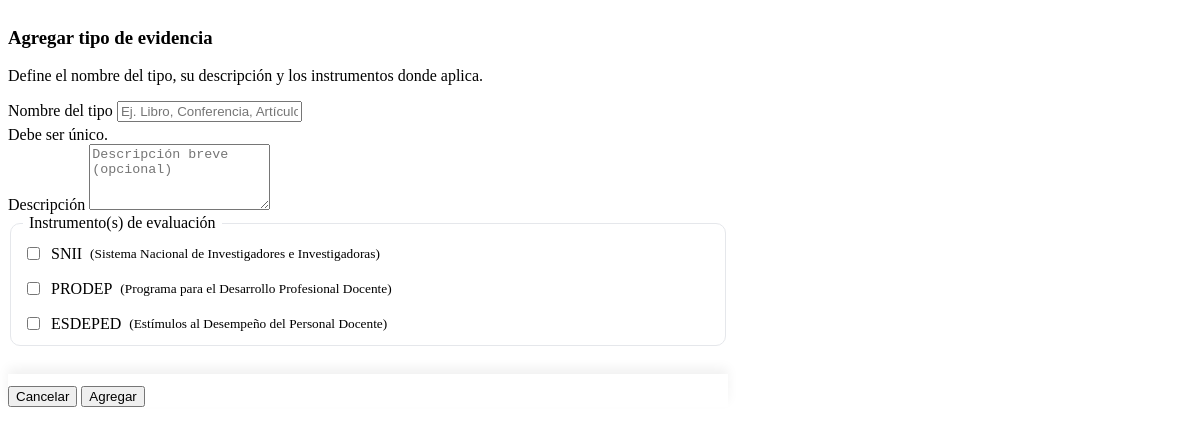
Page /modal-agregar-tipo-evidencia.php on the committed database.
### tables this page shows
CREATE TABLE `instrumentos` (
  `id_instrumento` int(11) NOT NULL,
  `abreviatura` varchar(20) NOT NULL,
  `nombre_completo` varchar(150) NOT NULL,
  `tipo_calificacion` enum('APROBACION','NUMERICA') NOT NULL DEFAULT 'APROBACION',
  `min_calificacion` decimal(5,2) DEFAULT NULL,
  `max_calificacion` decimal(5,2) DEFAULT NULL,
  `activo` tinyint(1) NOT NULL DEFAULT 1,
  `creado_en` timestamp NOT NULL DEFAULT current_timestamp(),
  `actualizado_en` timestamp NOT NULL DEFAULT current_timestamp() ON UPDATE current_timestamp()
);

### modal-agregar-tipo-evidencia.php (the view, shortened to what this page needs)
<?php
require_once 'conexion.php';
$ins = [];
$qIns = "SELECT id_instrumento, abreviatura, nombre_completo
         FROM instrumentos
         WHERE activo = 1
         ORDER BY id_instrumento";
if ($rs = $conn->query($qIns)) {
  while ($r = $rs->fetch_assoc()) { $ins[] = $r; }
}
?>
<div class="dialog" id="dlgAddTipo" role="dialog" aria-modal="true" aria-labelledby="dlgAddTipoTitle" data-open="false">
  <div class="dialog-card modal-card-scroll" style="max-width:720px;">
    <div class="dialog-header">
      <h3 class="dialog-title" id="dlgAddTipoTitle">Agregar tipo de evidencia</h3>
      <p class="dialog-desc">Define el nombre del tipo, su descripción y los instrumentos donde aplica.</p>
    </div>
    <div class="dialog-body dialog-body-scroll">
      <form id="formAddTipo" class="space-y-4" onsubmit="return false;">
        <div class="form-group">
          <label class="label" for="te_nombre">Nombre del tipo</label>
          <input class="input" id="te_nombre" name="nombre_tipo" type="text" maxlength="100" placeholder="Ej. Libro, Conferencia, Artículo" required />
          <p class="text-muted" style="margin:4px 0 0;">Debe ser único.</p>
        </div>
        <div class="form-group">
          <label class="label" for="te_desc">Descripción</label>
          <textarea class="input" id="te_desc" name="descripcion" rows="4" maxlength="1000" placeholder="Descripción breve (opcional)"></textarea>
        </div>
        <fieldset class="form-group" style="border:1px solid var(--border,#e5e7eb); border-radius:10px; padding:12px;">
          <legend class="label" style="padding:0 6px;">Instrumento(s) de evaluación</legend>
          <div id="inst_list_add" style="display:flex; flex-wrap:wrap; gap:16px; align-items:center;">
            <?php if (!empty($ins)): ?>
              <?php foreach ($ins as $i): ?>
                <?php
                  $id  = (int)$i['id_instrumento'];
                  $ab  = htmlspecialchars($i['abreviatura'] ?? '');
                  $nom = htmlspecialchars($i['nombre_completo'] ?? '');
                ?>
                <label style="display:flex; align-items:center; gap:8px;">
                  <input type="checkbox" name="instrumentos[]" value="<?= $id ?>">
                  <span><?= $ab ?></span>
                  <small class="text-muted" title="<?= $nom ?>">(<?= $nom ?>)</small>
                </label>
              <?php endforeach; ?>
            <?php else: ?>
              <p class="text-muted">No hay instrumentos activos.</p>
            <?php endif; ?>
          </div>
        </fieldset>
      </form>
    </div>
    <div class="dialog-actions dialog-actions-sticky">
      <button type="button" class="btn" id="btnCancelAddTipo">Cancelar</button>
      <button type="submit" class="btn btn-primary" id="btnSubmitAddTipo" form="formAddTipo">Agregar</button>
    </div>
  </div>
</div>

### modal-agregar-tipo-evidencia.php (style rules this page uses)
.modal-card-scroll { max-height: 90vh; display:flex; flex-direction:column; }
.dialog-body-scroll { overflow:auto; padding:0 0 12px 0; -webkit-overflow-scrolling:touch; }
.dialog-actions-sticky { position:sticky; bottom:0; background:var(--card); border-top:1px solid var(--border); padding-top:12px; margin-top:0; box-shadow:0 -6px 12px rgba(0,0,0,0.06); }

### rows in the picture
instrumentos: abreviatura "SNII", nombre_completo "Sistema Nacional de Investigadores e Investigadoras"
instrumentos: abreviatura "PRODEP", nombre_completo "Programa para el Desarrollo Profesional Docente"
instrumentos: abreviatura "ESDEPED", nombre_completo "Estímulos al Desempeño del Personal Docente"
